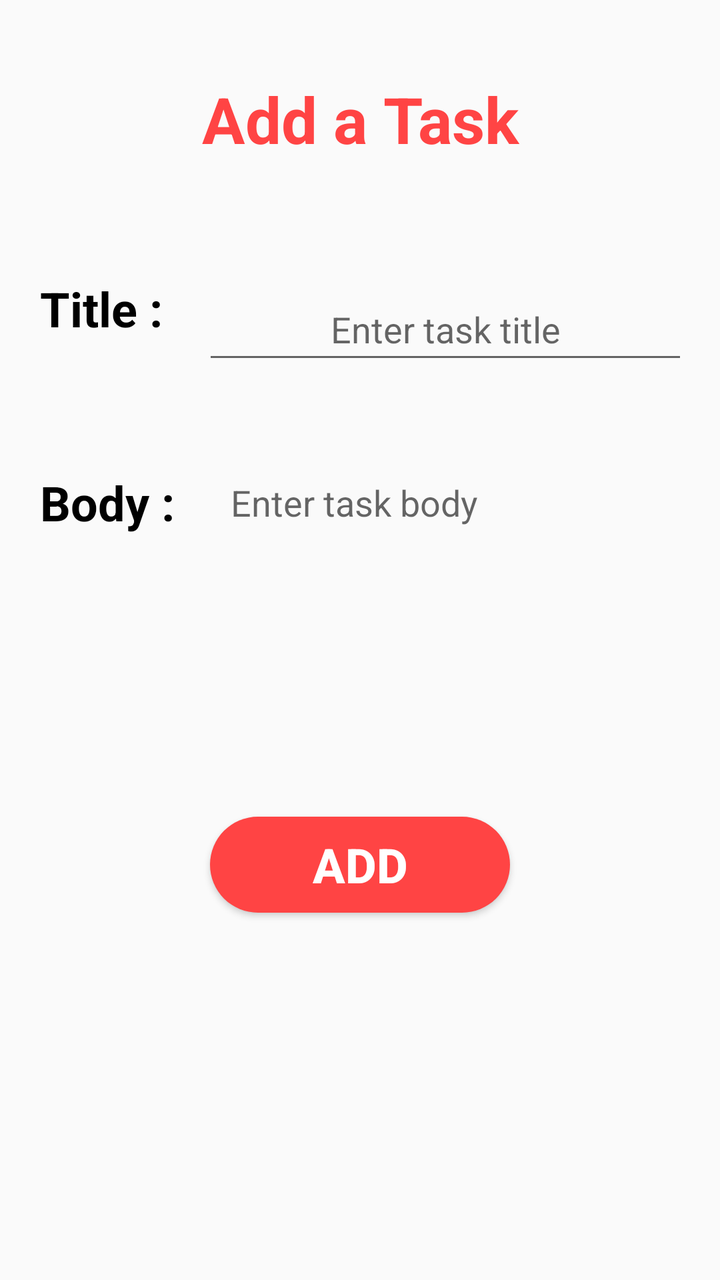
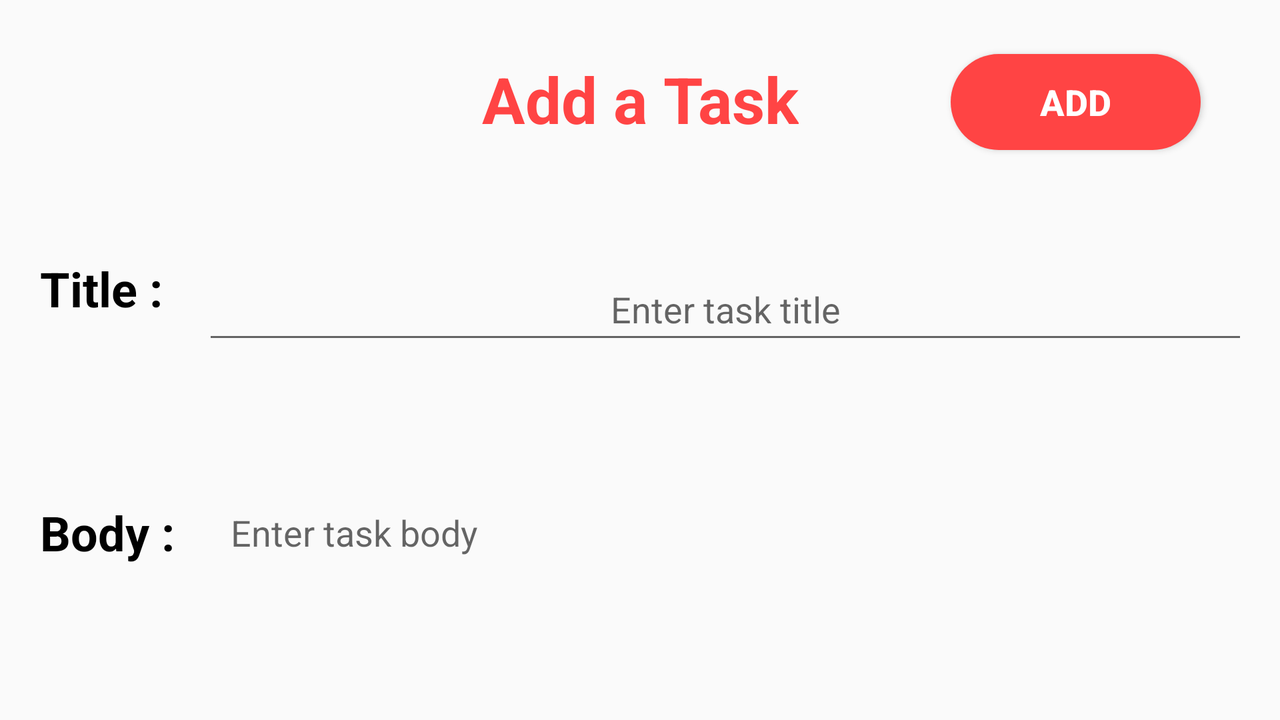

The same Android screen from two of the app's own layout files: first res/layout/ as a phone draws it, then the repository's variant for another configuration, drawn on a device whose configuration selects that folder. Both files follow.
<!-- AndroidManifest.xml: application theme Theme.MyTasks -->
<!-- res/layout/activity_add_task.xml -->
<?xml version="1.0" encoding="utf-8"?>
<androidx.constraintlayout.widget.ConstraintLayout xmlns:android="http://schemas.android.com/apk/res/android"
    xmlns:app="http://schemas.android.com/apk/res-auto"
    xmlns:tools="http://schemas.android.com/tools"
    android:layout_width="match_parent"
    android:layout_height="match_parent"
    android:fitsSystemWindows="true"
    tools:context=".AddTaskActivity">


    <TextView
        android:id="@+id/addTask"
        style="@style/titleStyle"
        android:text="@string/add_a_task"
        app:layout_constraintEnd_toEndOf="parent"
        app:layout_constraintStart_toStartOf="parent"
        app:layout_constraintTop_toTopOf="parent" />

    <ImageView
        android:id="@+id/ivBack"
        style="@style/backButton"
        android:layout_marginStart="16dp"
        android:contentDescription="@string/back"
        app:layout_constraintBottom_toBottomOf="@+id/addTask"
        app:layout_constraintStart_toStartOf="parent"
        app:layout_constraintTop_toTopOf="@+id/addTask"
        app:srcCompat="@drawable/ic_back" />

    <LinearLayout
        android:id="@+id/TitleContainer"
        android:layout_width="match_parent"
        android:layout_height="wrap_content"
        android:layout_margin="8dp"
        android:orientation="horizontal"
        android:paddingTop="25dp"
        android:paddingBottom="25dp"
        app:layout_constraintEnd_toEndOf="parent"
        app:layout_constraintStart_toStartOf="parent"
        app:layout_constraintTop_toBottomOf="@id/addTask">

        <TextView
            android:layout_width="wrap_content"
            android:layout_height="wrap_content"
            android:gravity="center"
            android:padding="12dp"
            android:text="@string/title"
            android:textAlignment="center"
            android:textColor="@color/black"
            android:textSize="24sp"
            android:textStyle="bold" />

        <EditText
            android:id="@+id/etTitle"
            android:layout_width="0dp"
            android:layout_height="wrap_content"
            android:layout_margin="8dp"
            android:layout_weight="1"
            android:ems="10"
            android:gravity="center"
            android:hint="@string/enter_task_title"
            android:inputType="textPersonName"
            android:minHeight="48dp"
            tools:ignore="TextContrastCheck" />


    </LinearLayout>

    <LinearLayout
        android:id="@+id/BodyContainer"
        android:layout_width="match_parent"
        android:layout_height="wrap_content"
        android:layout_margin="8dp"
        android:orientation="horizontal"
        app:layout_constraintEnd_toEndOf="parent"
        app:layout_constraintStart_toStartOf="parent"
        app:layout_constraintTop_toBottomOf="@id/TitleContainer">

        <TextView
            android:layout_width="wrap_content"
            android:layout_height="wrap_content"
            android:gravity="center"
            android:padding="12dp"
            android:text="@string/body"
            android:textAlignment="center"
            android:textColor="@color/black"
            android:textSize="24sp"
            android:textStyle="bold" />

        <ScrollView
            android:id="@+id/BodyContainerScroll"
            android:layout_width="match_parent"
            android:layout_height="wrap_content">

            <EditText
                android:id="@+id/etBody"
                android:layout_width="match_parent"
                android:layout_height="wrap_content"
                android:layout_margin="8dp"
                android:background="@android:color/transparent"
                android:ems="10"
                android:gravity="top|start"
                android:hint="@string/enter_task_body"
                android:inputType="textMultiLine"
                android:lines="8"
                android:maxLines="10"
                android:minLines="6"
                android:padding="8dp"
                android:scrollbars="vertical"
                tools:ignore="TextContrastCheck" />

        </ScrollView>

    </LinearLayout>

    <Button
        android:id="@+id/btAdd"
        android:layout_width="150dp"
        android:layout_height="wrap_content"
        android:layout_gravity="center"
        android:layout_marginTop="24dp"
        android:background="@drawable/add_ic_shape"
        android:text="@string/add"
        android:textColor="@color/white"
        android:textSize="24sp"
        android:textStyle="bold"
        app:layout_constraintEnd_toEndOf="parent"
        app:layout_constraintStart_toStartOf="parent"
        app:layout_constraintTop_toBottomOf="@id/BodyContainer"
        tools:ignore="TextContrastCheck" />

</androidx.constraintlayout.widget.ConstraintLayout>
<!-- resources referenced by this layout -->
<resources>
  <color name="black">#FF000000</color>
  <color name="white">#FFFFFFFF</color>
  <!-- drawable add_ic_shape (drawable) -->
  <?xml version="1.0" encoding="utf-8"?>
  <shape xmlns:android="http://schemas.android.com/apk/res/android">
  
      <solid android:color="@color/primary_light" />
      <corners android:radius="50dp" />
  
  </shape>
  <string name="add">Add</string>
  <string name="add_a_task">Add a Task</string>
  <string name="back">Back</string>
  <string name="body">Body :</string>
  <string name="enter_task_body">Enter task body</string>
  <string name="enter_task_title">Enter task title</string>
  <string name="title">Title :</string>
  <style name="backButton">
          <item name="android:layout_width">wrap_content</item>
          <item name="android:layout_height">wrap_content</item>
          <item name="android:background">@drawable/add_ic_shape</item>
          <item name="android:contentDescription">@string/back</item>
      </style>
  <style name="titleStyle">
          <item name="android:layout_width">match_parent</item>
          <item name="android:layout_height">wrap_content</item>
          <item name="android:layout_marginTop">26sp</item>
          <item name="android:gravity">center</item>
          <item name="android:padding">12dp</item>
          <item name="android:textAlignment">center</item>
          <item name="android:textColor">@color/primary_light</item>
          <item name="android:textSize">32sp</item>
          <item name="android:textStyle">bold</item>
      </style>
  <style name="Theme.MyTasks" parent="Theme.AppCompat.Light.NoActionBar">
          
          <item name="colorPrimary">@color/purple_500</item>
          <item name="colorPrimaryVariant">@color/purple_700</item>
          <item name="colorOnPrimary">@color/white</item>
          
          <item name="colorSecondary">@color/teal_200</item>
          <item name="colorSecondaryVariant">@color/teal_700</item>
          <item name="colorOnSecondary">@color/black</item>
          
          <item name="android:statusBarColor" tools:targetApi="l">?attr/colorPrimaryVariant</item>
          
          <item name="android:windowTranslucentStatus">true</item>
          <item name="android:windowTranslucentNavigation">true</item>
      </style>
  <color name="primary_light">#FF4444</color>
  <color name="purple_500">#FF6200EE</color>
  <color name="purple_700">#FF3700B3</color>
  <color name="teal_200">#FF03DAC5</color>
  <color name="teal_700">#FF018786</color>
</resources>
<!-- res/layout-land/activity_add_task.xml (the repository's variant of the layout above) -->
<!-- drawn on the phone turned sideways -->
<?xml version="1.0" encoding="utf-8"?>
<androidx.constraintlayout.widget.ConstraintLayout xmlns:android="http://schemas.android.com/apk/res/android"
    xmlns:app="http://schemas.android.com/apk/res-auto"
    xmlns:tools="http://schemas.android.com/tools"
    android:layout_width="match_parent"
    android:layout_height="match_parent"
    android:fitsSystemWindows="true"
    tools:context=".AddTaskActivity">


    <Button
        android:id="@+id/btAdd"
        style="@style/button_land"
        android:layout_marginStart="24dp"
        android:text="@string/add"
        app:layout_constraintBottom_toBottomOf="@+id/addTask"
        app:layout_constraintEnd_toEndOf="parent"
        app:layout_constraintStart_toEndOf="@+id/addTask"
        app:layout_constraintTop_toTopOf="@+id/addTask"
        tools:ignore="TextContrastCheck" />

    <TextView
        android:id="@+id/addTask"
        style="@style/titleStyle"
        android:layout_width="wrap_content"
        android:layout_height="wrap_content"
        android:layout_marginTop="16dp"
        android:gravity="center"
        android:padding="12dp"
        android:text="@string/add_a_task"
        android:textAlignment="center"
        android:textColor="@color/primary_light"
        android:textSize="32sp"
        android:textStyle="bold"
        app:layout_constraintEnd_toEndOf="parent"
        app:layout_constraintStart_toStartOf="parent"
        app:layout_constraintTop_toTopOf="parent" />

    <ImageView
        android:id="@+id/ivBack"
        style="@style/backButton"
        android:layout_marginStart="16dp"
        android:contentDescription="@string/back"
        app:layout_constraintBottom_toBottomOf="@+id/addTask"
        app:layout_constraintStart_toStartOf="parent"
        app:layout_constraintTop_toTopOf="@+id/addTask"
        app:srcCompat="@drawable/ic_back" />

    <LinearLayout
        android:id="@+id/TitleContainer"
        android:layout_width="match_parent"
        android:layout_height="wrap_content"
        android:layout_margin="8dp"
        android:orientation="horizontal"
        android:paddingTop="25dp"
        android:paddingBottom="25dp"
        app:layout_constraintEnd_toEndOf="parent"
        app:layout_constraintStart_toStartOf="parent"
        app:layout_constraintTop_toBottomOf="@id/addTask">

        <TextView
            android:layout_width="wrap_content"
            android:layout_height="wrap_content"
            android:gravity="center"
            android:padding="12dp"
            android:text="@string/title"
            android:textAlignment="center"
            android:textColor="@color/black"
            android:textSize="24sp"
            android:textStyle="bold" />

        <EditText
            android:id="@+id/etTitle"
            android:layout_width="0dp"
            android:layout_height="wrap_content"
            android:layout_margin="8dp"
            android:layout_weight="1"
            android:ems="10"
            android:gravity="center"
            android:hint="@string/enter_task_title"
            android:inputType="textPersonName"
            android:minHeight="48dp"
            tools:ignore="TextContrastCheck" />


    </LinearLayout>

    <LinearLayout
        android:id="@+id/BodyContainer"
        android:layout_width="match_parent"
        android:layout_height="wrap_content"
        android:layout_margin="8dp"
        android:orientation="horizontal"
        android:paddingTop="25dp"
        android:paddingBottom="150dp"
        app:layout_constraintEnd_toEndOf="parent"
        app:layout_constraintStart_toStartOf="parent"
        app:layout_constraintTop_toBottomOf="@id/TitleContainer">

        <TextView
            android:layout_width="wrap_content"
            android:layout_height="wrap_content"
            android:gravity="center"
            android:padding="12dp"
            android:text="@string/body"
            android:textAlignment="center"
            android:textColor="@color/black"
            android:textSize="24sp"
            android:textStyle="bold" />

        <ScrollView
            android:id="@+id/BodyContainerScroll"
            android:layout_width="match_parent"
            android:layout_height="wrap_content">

            <EditText
                android:id="@+id/etBody"
                android:layout_width="match_parent"
                android:layout_height="wrap_content"
                android:layout_margin="8dp"
                android:background="@android:color/transparent"
                android:ems="10"
                android:gravity="top|start"
                android:hint="@string/enter_task_body"
                android:inputType="textMultiLine"
                android:lines="8"
                android:maxLines="10"
                android:minLines="6"
                android:padding="8dp"
                android:scrollbars="vertical"
                tools:ignore="TextContrastCheck" />

        </ScrollView>

    </LinearLayout>
</androidx.constraintlayout.widget.ConstraintLayout>
<!-- resources referenced by the variant -->
<!-- as the phone turned sideways resolves them -->
<resources>
  <color name="black">#FF000000</color>
  <color name="primary_light">#FF4444</color>
  <string name="add">Add</string>
  <string name="add_a_task">Add a Task</string>
  <string name="back">Back</string>
  <string name="body">Body :</string>
  <string name="enter_task_body">Enter task body</string>
  <string name="enter_task_title">Enter task title</string>
  <string name="title">Title :</string>
  <style name="backButton">
          <item name="android:layout_width">wrap_content</item>
          <item name="android:layout_height">wrap_content</item>
          <item name="android:background">@drawable/add_ic_shape</item>
          <item name="android:contentDescription">@string/back</item>
      </style>
  <style name="button_land">
          <item name="android:layout_width">125dp</item>
          <item name="android:layout_marginTop">3dp</item>
          <item name="android:layout_height">wrap_content</item>
          <item name="android:layout_gravity">center</item>
          <item name="android:background">@drawable/add_ic_shape</item>
          <item name="android:textColor">@color/white</item>
          <item name="android:textSize">18sp</item>
          <item name="android:textStyle">bold</item>
      </style>
  <style name="titleStyle">
          <item name="android:layout_width">match_parent</item>
          <item name="android:layout_height">wrap_content</item>
          <item name="android:layout_marginTop">26sp</item>
          <item name="android:gravity">center</item>
          <item name="android:padding">12dp</item>
          <item name="android:textAlignment">center</item>
          <item name="android:textColor">@color/primary_light</item>
          <item name="android:textSize">32sp</item>
          <item name="android:textStyle">bold</item>
      </style>
  <style name="Theme.MyTasks" parent="Theme.AppCompat.Light.NoActionBar">
          
          <item name="colorPrimary">@color/purple_500</item>
          <item name="colorPrimaryVariant">@color/purple_700</item>
          <item name="colorOnPrimary">@color/white</item>
          
          <item name="colorSecondary">@color/teal_200</item>
          <item name="colorSecondaryVariant">@color/teal_700</item>
          <item name="colorOnSecondary">@color/black</item>
          
          <item name="android:statusBarColor" tools:targetApi="l">?attr/colorPrimaryVariant</item>
          
          <item name="android:windowTranslucentStatus">true</item>
          <item name="android:windowTranslucentNavigation">true</item>
      </style>
  <!-- drawable add_ic_shape (drawable) -->
  <?xml version="1.0" encoding="utf-8"?>
  <shape xmlns:android="http://schemas.android.com/apk/res/android">
  
      <solid android:color="@color/primary_light" />
      <corners android:radius="50dp" />
  
  </shape>
  <color name="white">#FFFFFFFF</color>
  <color name="purple_500">#FF6200EE</color>
  <color name="purple_700">#FF3700B3</color>
  <color name="teal_200">#FF03DAC5</color>
  <color name="teal_700">#FF018786</color>
</resources>
